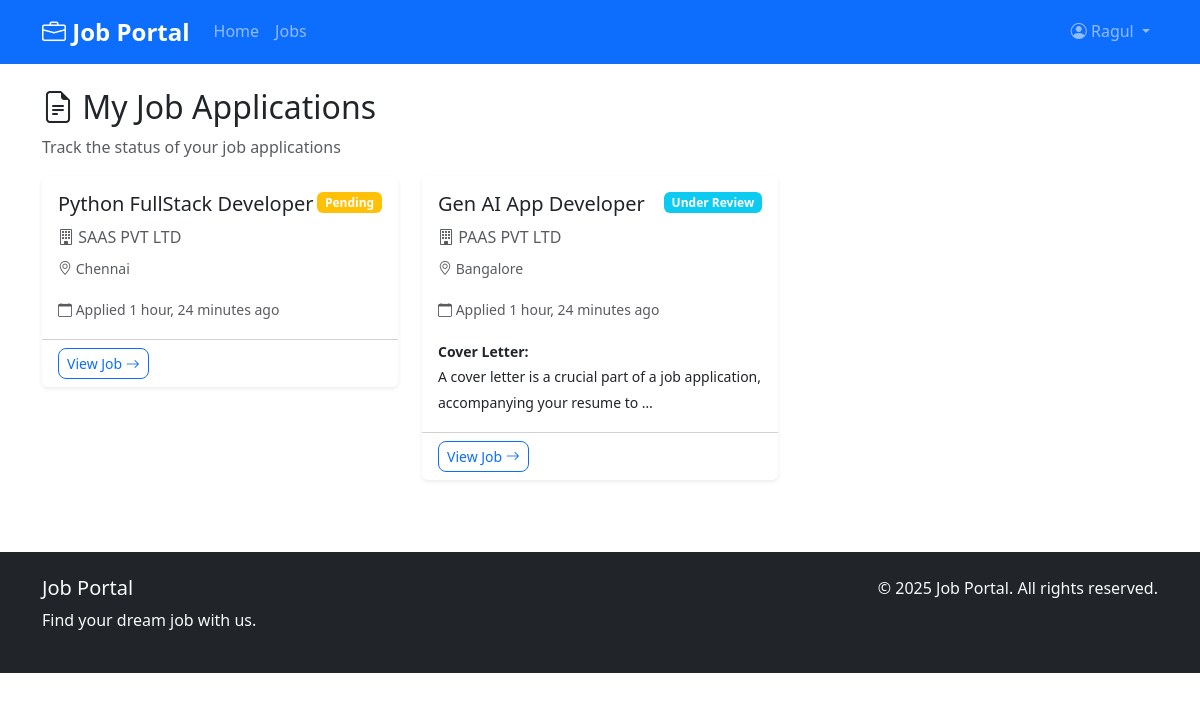
/jobs/applied/ (signed in), run on the app's committed database.
### jobs/models.py (models this page shows, shortened)
class JobApplication(models.Model):
    STATUS_CHOICES = [
        ('pending', 'Pending'),
        ('reviewing', 'Under Review'),
        ('interviewed', 'Interviewed'),
        ('accepted', 'Accepted'),
        ('rejected', 'Rejected'),
    ]
    job = models.ForeignKey(Job, on_delete=models.CASCADE, related_name='applications')
    user = models.ForeignKey(User, on_delete=models.CASCADE, related_name='job_applications')
    cover_letter = models.TextField(blank=True)
    status = models.CharField(max_length=20, choices=STATUS_CHOICES, default='pending')
    applied_at = models.DateTimeField(auto_now_add=True)
    class Meta:
        unique_together = ('job', 'user')
        ordering = ['-applied_at']

class Job(models.Model):
    EMPLOYMENT_TYPE_CHOICES = [
        ('full_time', 'Full Time'),
        ('part_time', 'Part Time'),
        ('contract', 'Contract'),
        ('internship', 'Internship'),
    ]
    title = models.CharField(max_length=200)
    company = models.CharField(max_length=200)
    description = models.TextField()
    requirements = models.TextField()
    location = models.CharField(max_length=200)
    employment_type = models.CharField(max_length=20, choices=EMPLOYMENT_TYPE_CHOICES, default='full_time')
    salary_min = models.DecimalField(max_digits=10, decimal_places=2, blank=True, null=True)
    salary_max = models.DecimalField(max_digits=10, decimal_places=2, blank=True, null=True)
    is_active = models.BooleanField(default=True)
    created_at = models.DateTimeField(auto_now_add=True)
    updated_at = models.DateTimeField(auto_now=True)
    class Meta:
        ordering = ['-created_at']

### jobs/views.py (the view)
# urls.py: path('applied/', views.AppliedJobsView.as_view(), name='applied_jobs'),
class AppliedJobsView(LoginRequiredMixin, ListView):
    template_name = 'jobs/applied_jobs.html'
    context_object_name = 'applications'
    paginate_by = 10
    def get_queryset(self):
        return JobApplication.objects.filter(user=self.request.user)

### jobs/templates/jobs/applied_jobs.html (shortened to what this page needs)
{% extends 'base.html' %}
{% block content %}
<div class="container my-4">
    <div class="row">
        <div class="col-12">
            <h2><i class="bi bi-file-earmark-text"></i> My Job Applications</h2>
            <p class="text-muted">Track the status of your job applications</p>
            {% if applications %}
                <div class="row">
                    {% for application in applications %}
                        <div class="col-lg-6 col-xl-4 mb-4">
                            <div class="card shadow-sm border-0">
                                <div class="card-body">
                                    <div class="d-flex justify-content-between align-items-start mb-2">
                                        <h5 class="card-title">{{ application.job.title }}</h5>
                                        {% if application.status == 'pending' %}
                                            <span class="badge bg-warning">{{ application.get_status_display }}</span>
                                        {% elif application.status == 'reviewing' %}
                                            <span class="badge bg-info">{{ application.get_status_display }}</span>
                                        {% elif application.status == 'interviewed' %}
                                            <span class="badge bg-primary">{{ application.get_status_display }}</span>
                                        {% elif application.status == 'accepted' %}
                                            <span class="badge bg-success">{{ application.get_status_display }}</span>
                                        {% else %}
                                            <span class="badge bg-danger">{{ application.get_status_display }}</span>
                                        {% endif %}
                                    </div>
                                    <h6 class="card-subtitle mb-2 text-muted">
                                        <i class="bi bi-building"></i> {{ application.job.company }}
                                    </h6>
                                    <p class="card-text">
                                        <small class="text-muted">
                                            <i class="bi bi-geo-alt"></i> {{ application.job.location }}
                                        </small>
                                    </p>
                                    <p class="card-text">
                                        <small class="text-muted">
                                            <i class="bi bi-calendar"></i> Applied {{ application.applied_at|timesince }} ago
                                        </small>
                                    </p>
                                    {% if application.cover_letter %}
                                        <p class="card-text">
                                            <small><strong>Cover Letter:</strong></small><br>
                                            <small>{{ application.cover_letter|truncatewords:15 }}</small>
                                        </p>
                                    {% endif %}
                                </div>
                                <div class="card-footer bg-transparent">
                                    <a href="{% url 'jobs:job_detail' application.job.pk %}" class="btn btn-outline-primary btn-sm">
                                        View Job <i class="bi bi-arrow-right"></i>
                                    </a>
                                </div>
                            </div>
                        </div>
                    {% endfor %}
                </div>
            {% endif %}
        </div>
    </div>
</div>
{% endblock %}

### templates/base.html (shortened to what this page needs)
<!DOCTYPE html>
<html lang="en">
<head>
    <link href="https://cdn.jsdelivr.net/npm/bootstrap@5.3.0/dist/css/bootstrap.min.css" rel="stylesheet">
    <link href="https://cdn.jsdelivr.net/npm/bootstrap-icons@1.10.0/font/bootstrap-icons.css" rel="stylesheet">
    {% load static %}
    <link rel="stylesheet" href="{% static 'css/style.css' %}">
</head>
<body>
    <nav class="navbar navbar-expand-lg navbar-dark bg-primary">
        <div class="container">
            <a class="navbar-brand" href="{% url 'home' %}">
                <i class="bi bi-briefcase"></i> Job Portal
            </a>
            <div class="collapse navbar-collapse" id="navbarNav">
                <ul class="navbar-nav me-auto">
                    <li class="nav-item">
                        <a class="nav-link" href="{% url 'home' %}">Home</a>
                    </li>
                    <li class="nav-item">
                        <a class="nav-link" href="{% url 'jobs:job_list' %}">Jobs</a>
                    </li>
                </ul>
                <ul class="navbar-nav">
                    {% if user.is_authenticated %}
                        <li class="nav-item dropdown">
                            <a class="nav-link dropdown-toggle" href="#" role="button" data-bs-toggle="dropdown">
                                <i class="bi bi-person-circle"></i> {{ user.username }}
                            </a>
                        </li>
                    {% endif %}
                </ul>
            </div>
        </div>
    </nav>
    <main class="container-fluid">
        {% block content %}
        {% endblock %}
    </main>
    <footer class="bg-dark text-light py-4 mt-5">
        <div class="container">
            <div class="row">
                <div class="col-md-6">
                    <h5>Job Portal</h5>
                    <p>Find your dream job with us.</p>
                </div>
                <div class="col-md-6 text-md-end">
                    <p>&copy; {% now "Y" %} Job Portal. All rights reserved.</p>
                </div>
            </div>
        </div>
    </footer>
</body>
</html>

### static/css/style.css (style rules this page uses)
body { font-family: 'Segoe UI', Tahoma, Geneva, Verdana, sans-serif; line-height: 1.6; }
.navbar-brand { font-weight: bold; font-size: 1.5rem; }
.card { transition: transform 0.2s ease-in-out; }
.badge { font-size: 0.75rem; }
.btn { border-radius: 0.5rem; }
footer { margin-top: auto; }

### data on the page
JobApplication: job "Python FullStack Developer", status "Pending", job.company "SAAS PVT LTD", job.location "Chennai", applied_at "1 hour, 24 minutes"
JobApplication: job "Gen AI App Developer", status "Under Review", job.company "PAAS PVT LTD", job.location "Bangalore", applied_at "1 hour, 24 minutes", cover_letter "A cover letter is a crucial part of a job application, accompanying your resume to …"

### other printed values
{{ user.username }} "Ragul"
